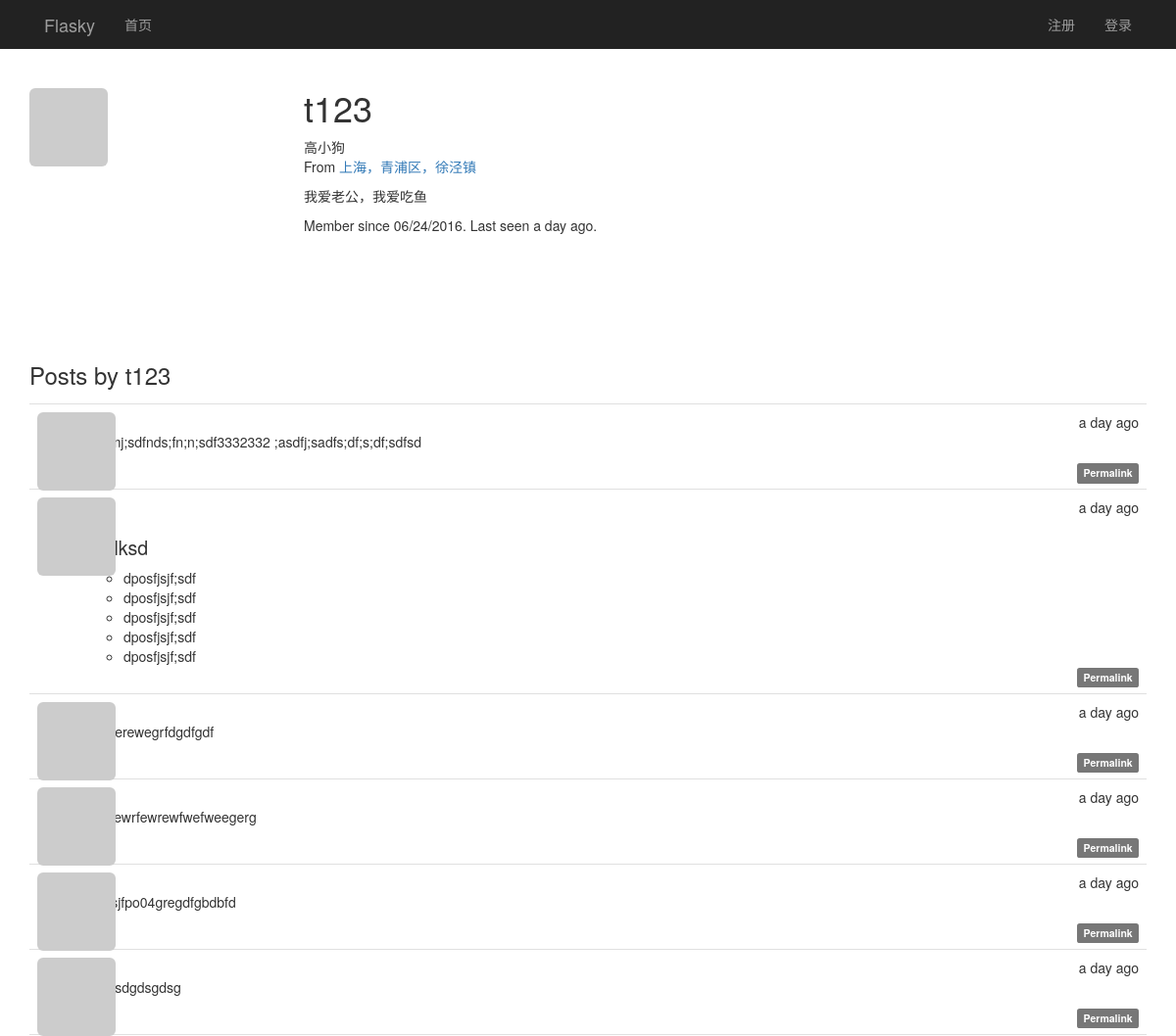
The page /user/t123 (upper part) on the database as committed earlier.
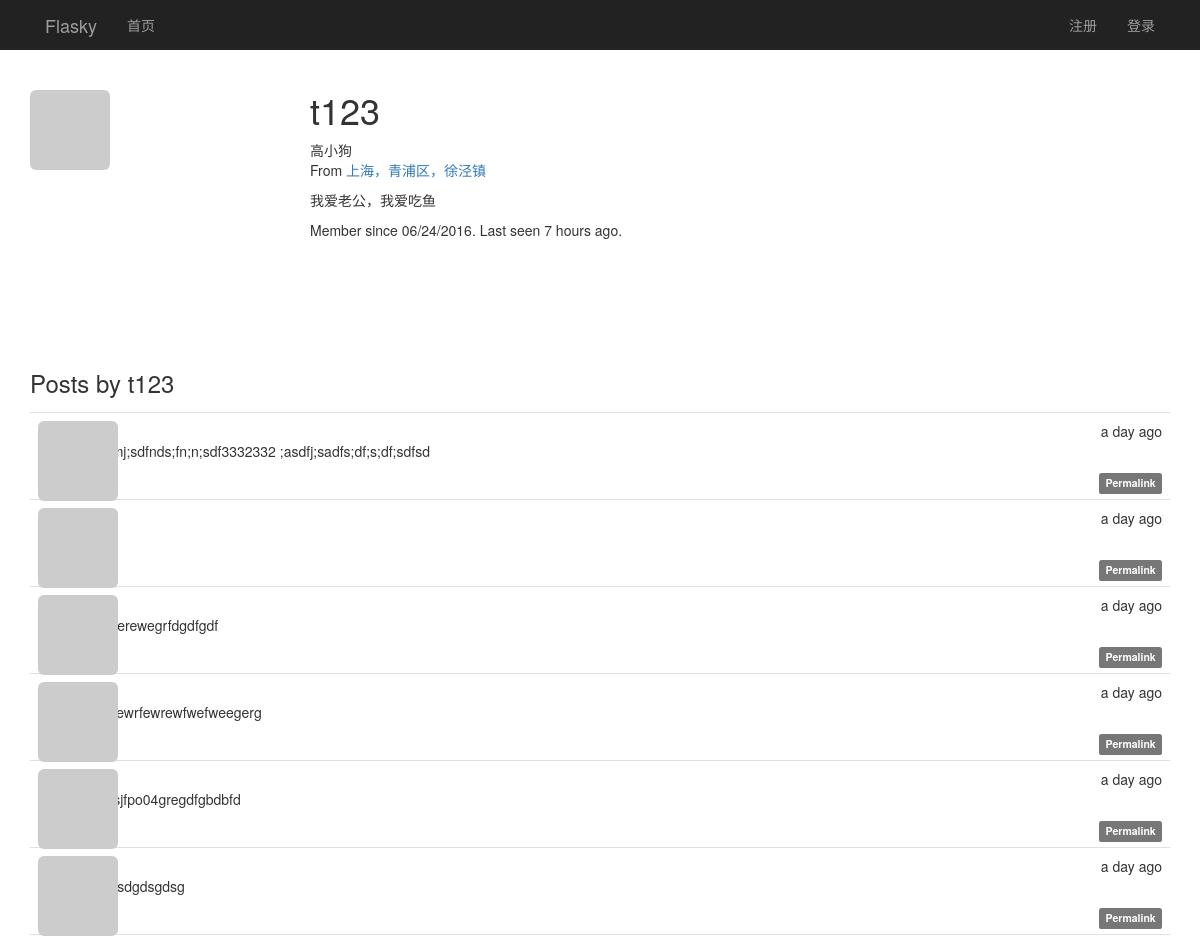
The same page on the database as committed later.
### app/models.py (models this page shows, shortened)
class User(UserMixin, db.Model):
    __tablename__ = 'users'
    id = db.Column(db.Integer, primary_key=True)
    email = db.Column(db.String(64), unique=True, index=True)
    username = db.Column(db.String(64), unique=True, index=True)
    password_hash = db.Column(db.String(128))
    confirmed = db.Column(db.Boolean, default=False)
    role_id = db.Column(db.Integer, db.ForeignKey('roles.id'))
    name = db.Column(db.String(64))
    location = db.Column(db.String(64))
    about_me = db.Column(db.TEXT())
    member_since = db.Column(db.DateTime(), default=datetime.utcnow)
    last_seen = db.Column(db.DateTime(), default=datetime.utcnow)
    avatar_hash = db.Column(db.String(32))
    posts = db.relationship('Post', backref='author', lazy='dynamic')
    followed = db.relationship('Follow', foreign_keys=[Follow.follower_id],
                               backref=db.backref('follower', lazy='joined'),
                               lazy='dynamic',
                               cascade='all, delete-orphan')
    followers = db.relationship('Follow', foreign_keys=[Follow.followed_id],
                               backref=db.backref('followed', lazy='joined'),
                               lazy='dynamic',
                               cascade='all, delete-orphan')
    @property
    def password(self):
        raise AttributeError('password is not a readable attribute')
    def gravatar(self, size=100, default='identicon', rating='g'):
        if request.is_secure:
            url = 'https://secure.gravatar.com/avatar'
        else:
            url = 'http://s.gravatar.com/avatar'
        email_hash = self.avatar_hash or hashlib.md5(self.email.encode('utf-8')).hexdigest()
        return '{url}/{hash}?s={size}&d={default}&r={rating}'.format(
            url=url, hash=email_hash, size=size, default=default, rating=rating)

class Post(db.Model):
    __tablename__ = 'posts'
    id = db.Column(db.Integer, primary_key=True)
    body = db.Column(db.Text)
    body_html = db.Column(db.Text)
    timestamp = db.Column(db.DateTime, index=True, default=datetime.utcnow)
    author_id = db.Column(db.Integer, db.ForeignKey('users.id'))

### app/main/views.py (the view)
@main.route('/user/<username>')
def user(username):
    user_name = User.query.filter_by(username=username).first_or_404()
    posts = user_name.posts.order_by(Post.timestamp.desc()).all()
    return render_template('user.html', user=user_name, posts=posts)

### app/auth/views.py (called while the page is built)
@auth.before_app_request
def before_request():
    if current_user.is_authenticated:
        current_user.ping()
        if not current_user.confirmed \
                and request.endpoint[:5] != 'auth.' \
                and request.endpoint != 'static':
            return redirect(url_for('auth.unconfirmed'))

### app/main/__init__.py (called while the page is built)
@main.app_context_processor
def inject_permissions():
    return dict(Permission=Permission)

### app/models.py (called while the page is built)
    def is_administrator(self):
        return False

### app/templates/user.html (shortened to what this page needs)
{% extends "base.html" %}
{% block page_content %}
<div class="page-header">
    <img class="img-rounded profile-thumbnail" src="{{ user.gravatar(size=256) }}">
    <div class="profile-header">
        <h1>{{ user.username }}</h1>
        {% if user.name or user.location %}
        <p>
            {% if user.name %}{{ user.name }}<br>{% endif %}
            {% if user.location %}
                From <a href="http://maps.google.com/?q={{ user.location }}">
                    {{ user.location }}
                </a><br>
            {% endif %}
        </p>
        {% endif %}
        {%  if user.about_me %}<p>{{ user.about_me }}</p>{% endif %}
        <p>
            Member since {{ moment(user.member_since).format('L') }}.
            Last seen {{ moment(user.last_seen).fromNow() }}.
        </p>
    </div>
    <h3>Posts by {{ user.username }}</h3>
    {% include '_posts.html' %}
</div>
{% endblock %}

### app/templates/base.html (shortened to what this page needs)
{% extends "bootstrap/base.html" %}
{% block head %}
{{ super() }}
<link rel="stylesheet" type="text/css" href="{{ url_for('static', filename='styles.css') }}">
{% endblock %}
{% block navbar %}
<div class="nvrbar navbar-inverse" role="navigation" >
    <div class="container">
        <div class="navbar-header">
            <a class="navbar-brand" href="{{ url_for('main.index') }}">Flasky</a>
        </div>
        <div class="navbar-collapse collpase">
            <ul class="nav  navbar-nav">
                <li><a href="{{ url_for('main.index') }}">首页</a></li>
            </ul>
            <ul class="nav navbar-nav navbar-right">
                {% if current_user.is_authenticated %}
                <li>
                    <a href="{{ url_for('main.user', username=current_user.username) }}">
                        <img src="{{ current_user.gravatar(size=18) }}">
                        {{ current_user.username }}</a>
                </li>
                <li class="dropdown">
                    <a href="#" class="dropdown-toggle" data-toggle="dropdown">账户 <b class="caret"></b></a>
                    <ul class="dropdown-menu">
                        <li><a href="{{ url_for('auth.change_password') }}">修改密码</a></li>
                        <li><a href="{{ url_for('main.user', username=current_user.username) }}">设置</a></li>
                        <li class="divider"></li>
                        <li><a href="{{ url_for('auth.logout') }}">注销</a></li>
                    </ul>
                </li>
                {% else %}
                <li><a href="{{ url_for('auth.register') }}">注册</a></li>
                <li><a href="{{ url_for('auth.login') }}">登录</a> </li>
                {% endif %}
            </ul>
        </div>
     </div>
</div>
{% endblock %}
{% block content %}
<div class="container">
    {% block page_content %}{% endblock %}
</div>
{% endblock %}

### app/templates/_posts.html (shortened to what this page needs)
<ul class="posts">
    {% for post in posts %}
    <li class="post">
        <div class="post-thumbnail">
            <a href="{{ url_for('.user', username=post.author.username) }}">
                <img class="img-rounded profile-thumbnail"
                     src="{{ post.author.gravatar(size=40) }}">
            </a>
        </div>
        <div class="post-content">
            <div class="post-date">{{ moment(post.timestamp).fromNow() }}</div>
            <div class="post-author">
                <a href="{{ url_for('.user', username=post.author.username) }}">
                </a>
            </div>
            <div class="post-body">
                {% if post.body_html %}
                    {{ post.body_html | safe }}
                {% else %}
                    {{ post.body }}
                {% endif %}
            </div>
            <div class="post-footer">
                <a href="{{ url_for('.post', post_id=post.id) }}">
                    <span class="label label-default">Permalink</span>
                </a>
            </div>
        </div>
    </li>
    {% endfor %}
</ul>

### app/static/styles.css (style rules this page uses)
.profile-thumbnail { position: absolute; }
.profile-header { min-height: 260px; margin-left: 280px; }
ul.posts { list-style-type: none; padding: 0px; margin: 16px 0px 0px 0px; border-top: 1px solid #e0e0e0; }
ul.posts li.post { padding: 8px; border-bottom: 1px solid #e0e0e0; }
div.post-date { float: right; }
div.post-author { font-weight: bold; }
div.post-thumbnail { position: absolute; }
div.post-content { margin-left: 48px; min-height: 48px; }
div.post-footer { text-align: right; }

Rows that differ between the two databases and show on the page:
changed User "高小狗": last_seen "a day ago" → "7 hours ago"
changed Post (number 2 of 6 on the later page): body_html "sdslksd dposfjsjf;sdf dposfjsjf;sdf dposfjsjf;sdf dposfjsjf;sdf dposfjsjf;sdf" → (not shown)
